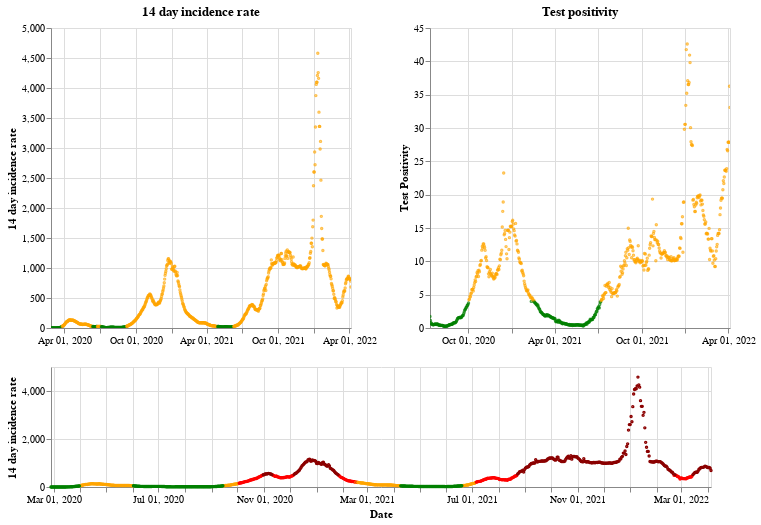

The notebook cell this image was saved under:
### Markdown cell above
## Wales

### Code cell
plot_traffic_light('Wales')

### Figure 1 — Vega-Lite specification as saved in the notebook (floating-point values rounded to 4 significant figures; data arrays with more than 128 entries replaced by an {"elided": "..."} marker saying what was removed)
{"config": {"view": {"continuousWidth": 400, "continuousHeight": 300}}, "vconcat": [{"hconcat": [{"mark": {"type": "point", "size": 2}, "encoding": {"color": {"condition": {"value": "green", "test": "(datum.twoWeeklyCasesRate <= 25)"}, "value": "orange"}, "tooltip": [{"type": "nominal", "field": "areaName"}, {"type": "temporal", "field": "date"}, {"type": "quantitative", "field": "twoWeeklyCasesRate"}, {"type": "quantitative", "field": "testPositivity"}], "x": {"type": "temporal", "axis": {"title": ""}, "field": "date", "scale": {"domain": {"selection": "DateBrush"}}, "timeUnit": "yearmonthdate"}, "y": {"type": "quantitative", "axis": {"title": "14 day incidence rate"}, "field": "twoWeeklyCasesRate"}}, "title": "14 day incidence rate", "width": 300}, {"mark": {"type": "point", "size": 2}, "encoding": {"color": {"condition": {"value": "green", "test": "(datum.testPositivity <= 4)"}, "value": "orange"}, "tooltip": [{"type": "nominal", "field": "areaName"}, {"type": "temporal", "field": "date"}, {"type": "quantitative", "field": "twoWeeklyCasesRate"}, {"type": "quantitative", "field": "testPositivity"}], "x": {"type": "temporal", "axis": {"title": ""}, "field": "date", "scale": {"domain": {"selection": "DateBrush"}}, "timeUnit": "yearmonthdate"}, "y": {"type": "quantitative", "axis": {"title": "Test Positivity"}, "field": "testPositivity"}}, "title": "Test positivity", "width": 300}]}, {"layer": [{"mark": {"type": "point", "size": 2}, "encoding": {"color": {"condition": {"value": "orange", "test": "(((datum.testPositivity < 4) && (datum.twoWeeklyCasesRate >= 50)) && (datum.twoWeeklyCasesRate < 200))"}, "value": "red"}, "opacity": {"condition": {"value": 1, "test": "((datum.twoWeeklyCasesRate >= 50) && (datum.twoWeeklyCasesRate < 500))"}, "value": 0}, "tooltip": [{"type": "nominal", "field": "areaName"}, {"type": "temporal", "field": "date"}, {"type": "quantitative", "field": "twoWeeklyCasesRate"}, {"type": "quantitative", "field": "testPositivity"}], "x": {"type": "temporal", "axis": {"title": "Date"}, "field": "date", "timeUnit": "yearmonthdate"}, "y": {"type": "quantitative", "axis": {"title": "14 day incidence rate"}, "field": "twoWeeklyCasesRate"}}, "selection": {"DateBrush": {"type": "interval", "encodings": ["x"], "fields": ["Time"]}}}, {"mark": {"type": "point", "size": 2}, "encoding": {"color": {"value": "darkred"}, "opacity": {"condition": {"value": 1, "test": "(datum.twoWeeklyCasesRate >= 500)"}, "value": 0}, "tooltip": [{"type": "nominal", "field": "areaName"}, {"type": "temporal", "field": "date"}, {"type": "quantitative", "field": "twoWeeklyCasesRate"}, {"type": "quantitative", "field": "testPositivity"}], "x": {"type": "temporal", "axis": {"title": "Date"}, "field": "date", "timeUnit": "yearmonthdate"}, "y": {"type": "quantitative", "axis": {"title": "14 day incidence rate"}, "field": "twoWeeklyCasesRate"}}}, {"mark": {"type": "point", "size": 2}, "encoding": {"color": {"condition": {"value": "green", "test": "((datum.testPositivity < 4) && (datum.twoWeeklyCasesRate < 50))"}, "value": "orange"}, "opacity": {"condition": {"value": 1, "test": "(datum.twoWeeklyCasesRate < 50)"}, "value": 0}, "tooltip": [{"type": "nominal", "field": "areaName"}, {"type": "temporal", "field": "date"}, {"type": "quantitative", "field": "twoWeeklyCasesRate"}, {"type": "quantitative", "field": "testPositivity"}], "x": {"type": "temporal", "axis": {"title": "Date"}, "field": "date", "timeUnit": "yearmonthdate"}, "y": {"type": "quantitative", "axis": {"title": "14 day incidence rate"}, "field": "twoWeeklyCasesRate"}}}], "height": 120, "width": 660}], "data": {"name": "data-40ef1abbdaf658bb22dedfcf020ac9f9"}, "$schema": "https://vega.github.io/schema/vega-lite/v4.8.1.json", "datasets": {"data-40ef1abbdaf658bb22dedfcf020ac9f9": {"elided": "769 records"}}}
